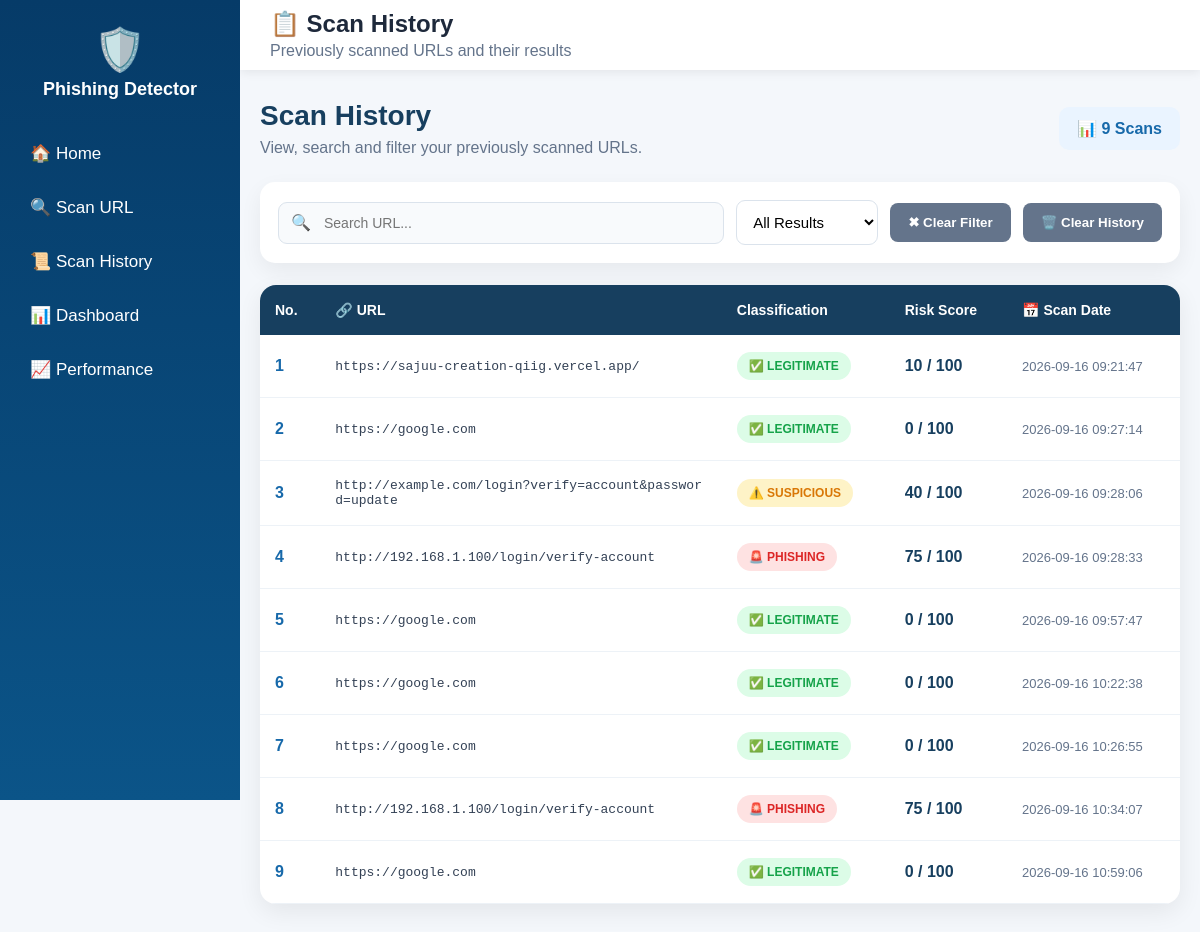
Before: /history with the older database file.
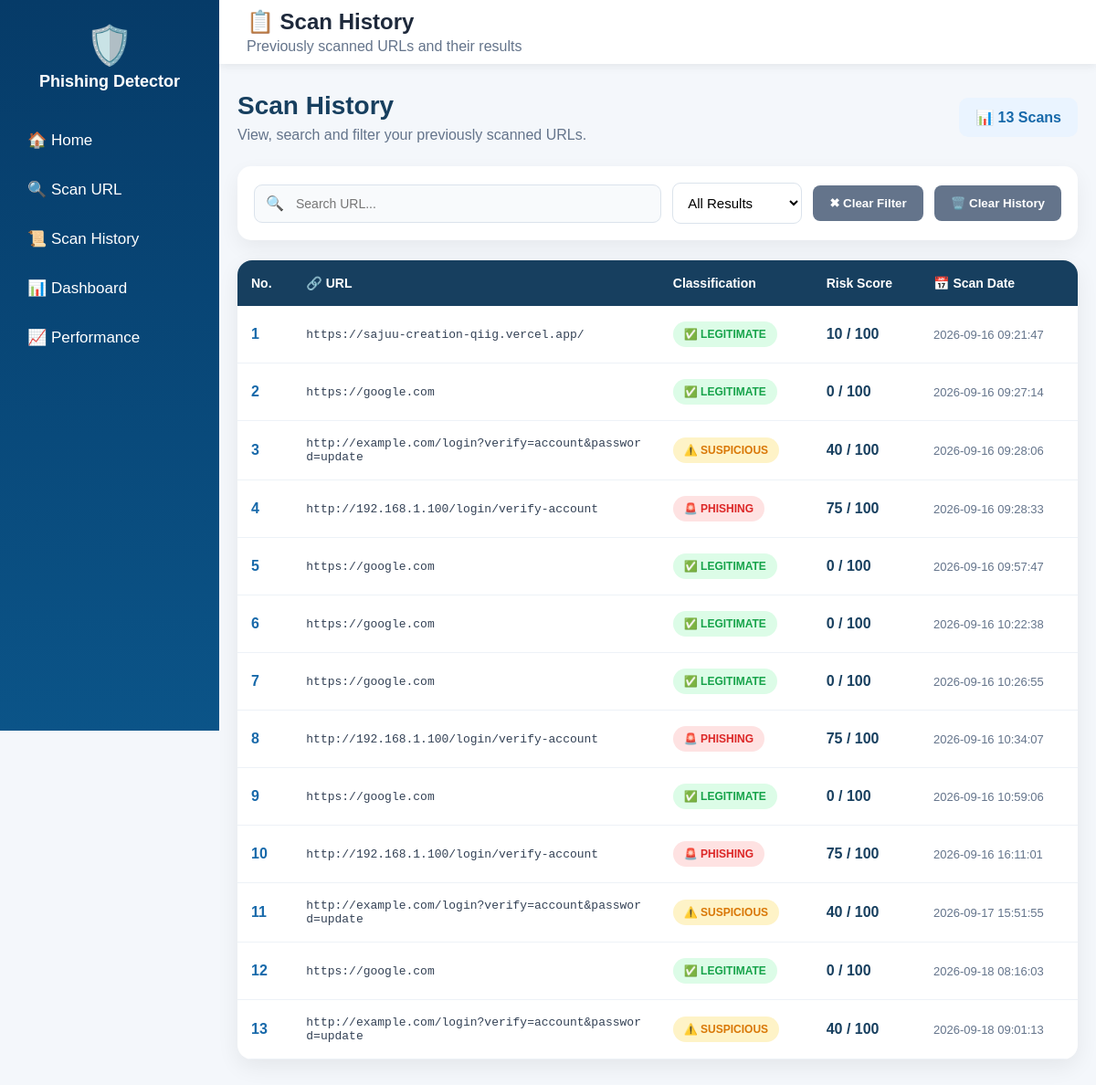
After: the same page with the newer database file.
### tables this page shows
CREATE TABLE scan_history (
            id INTEGER PRIMARY KEY AUTOINCREMENT,
            url TEXT,
            result TEXT,
            score INTEGER,
            scan_date TIMESTAMP DEFAULT CURRENT_TIMESTAMP
        );

### app.py (the view)
@app.route("/history")
def history():
    data = get_history()
    return render_template(
        "history.html",
        history=data
    )

### database.py (called while the page is built)
def get_history():
    conn = sqlite3.connect("scans.db")
    cursor = conn.cursor()
    cursor.execute("""
        SELECT id, url, result, score, scan_date
        FROM scan_history
        ORDER BY id ASC
    """)
    data = cursor.fetchall()
    conn.close()
    return data

### templates/history.html (shortened to what this page needs)
<!DOCTYPE html>
<html lang="en">
<head>
    <link rel="stylesheet"
          href="{{ url_for('static', filename='style.css') }}">
</head>
<body>
<div class="app-layout">
    <aside class="sidebar">
        <div class="sidebar-logo">🛡️</div>
        <h2>Phishing Detector</h2>
        <a href="{{ url_for('home') }}">
            🏠 Home
        </a>
        <a href="{{ url_for('home') }}">
            🔍 Scan URL
        </a>
        <a href="{{ url_for('history') }}" class="active">
            📜 Scan History
        </a>
        <a href="{{ url_for('dashboard') }}">
            📊 Dashboard
        </a>
        <a href="{{ url_for('performance') }}">
            📈 Performance
        </a>
    </aside>
    <main class="main-content">
        <div class="topbar">
            <div>
                <h2>📋 Scan History</h2>
                <p>Previously scanned URLs and their results</p>
            </div>
        </div>
        <div class="history-container">
            <div class="history-heading">
                <div>
                    <h1>Scan History</h1>
                    <p>
                        View, search and filter your previously scanned URLs.
                    </p>
                </div>
                <div class="history-count">
                    📊 {{ history|length }} Scans
                </div>
            </div>
            <div class="history-tools">
                <div class="search-wrapper">
                    🔍
                    <input
                        type="text"
                        id="searchInput"
                        placeholder="Search URL..."
                        onkeyup="filterHistory()">
                </div>
                <select
                    id="resultFilter"
                    onchange="filterHistory()">
                    <option value="ALL">
                        All Results
                    </option>
                </select>
                <button
                    type="button"
                    class="clear-filter"
                    onclick="clearFilters()">
                    ✖ Clear Filter
                </button>
                <form
                    method="POST"
                    action="{{ url_for('clear_history_route') }}"
                    onsubmit="return confirm('Are you sure you want to delete all scan history?');">
                    <button
                        type="submit"
                        class="delete-history">
                        🗑️ Clear History
                    </button>
                </form>
            </div>
            <div class="history-table-container">
                <table
                    class="history-table"
                    id="historyTable">
                    <thead>
                        <tr>
                            <th>No.</th>
                            <th>🔗 URL</th>
                            <th>Classification</th>
                            <th>Risk Score</th>
                            <th>📅 Scan Date</th>
                        </tr>
                    </thead>
                    <tbody>
                        {% for scan in history %}
                        <tr>
                            <td class="serial-number">
                                {{ loop.index }}
                            </td>
                            <td class="history-url">
                                {{ scan[1] }}
                            </td>
                            <td>
                                {% if scan[2] == "PHISHING" %}
                                <span class="history-badge phishing-badge">
                                    🚨 PHISHING
                                </span>
                                {% elif scan[2] == "SUSPICIOUS" %}
                                <span class="history-badge suspicious-badge">
                                    ⚠️ SUSPICIOUS
                                </span>
                                {% else %}
                                <span class="history-badge legitimate-badge">
                                    ✅ LEGITIMATE
                                </span>
                                {% endif %}
                            </td>
                            <td>
                                <strong class="history-score">
                                    {{ scan[3] }} / 100
                                </strong>
                            </td>
                            <td class="scan-date">
                                {{ scan[4] }}
                            </td>
                        </tr>
                        {% endfor %}
                    </tbody>
                </table>
            </div>
        </div>
    </main>
</div>
</body>
</html>

Changed rows visible on the page:
added scan_history: url "http://192.168.1.100/login/verify-account", result "🚨 PHISHING", score "75", scan_date "2026-09-16 16:11:01"
added scan_history: url "http://example.com/login?verify=account&password=update", result "⚠️ SUSPICIOUS", score "40", scan_date "2026-09-17 15:51:55"
added scan_history: url "https://google.com", result "✅ LEGITIMATE", score "0", scan_date "2026-09-18 08:16:03"
added scan_history: url "http://example.com/login?verify=account&password=update", result "⚠️ SUSPICIOUS", score "40", scan_date "2026-09-18 09:01:13"
Other visible differences:
{{ history|length }}: "9" → "13"
